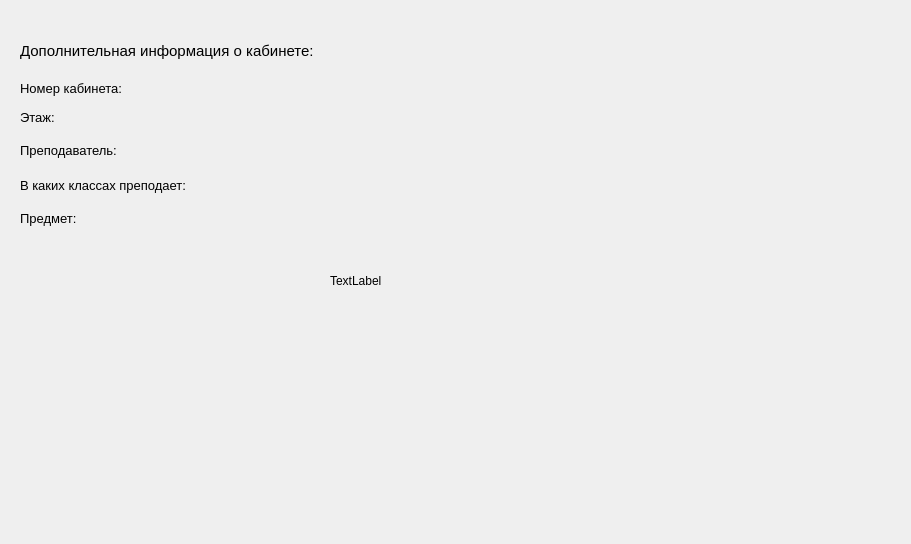
<?xml version="1.0" encoding="UTF-8"?>
<ui version="4.0">
 <class>Dialog</class>
 <widget class="QDialog" name="Dialog">
  <property name="geometry">
   <rect>
    <x>0</x>
    <y>0</y>
    <width>911</width>
    <height>544</height>
   </rect>
  </property>
  <property name="windowTitle">
   <string>Поиск кабинета</string>
  </property>
  <widget class="QLabel" name="label">
   <property name="geometry">
    <rect>
     <x>20</x>
     <y>30</y>
     <width>311</width>
     <height>41</height>
    </rect>
   </property>
   <property name="font">
    <font>
     <pointsize>11</pointsize>
    </font>
   </property>
   <property name="text">
    <string>Дополнительная информация о кабинете:</string>
   </property>
  </widget>
  <widget class="QLabel" name="label_2">
   <property name="geometry">
    <rect>
     <x>20</x>
     <y>140</y>
     <width>101</width>
     <height>21</height>
    </rect>
   </property>
   <property name="font">
    <font>
     <pointsize>10</pointsize>
    </font>
   </property>
   <property name="text">
    <string>Преподаватель:</string>
   </property>
  </widget>
  <widget class="QLabel" name="label_3">
   <property name="geometry">
    <rect>
     <x>20</x>
     <y>80</y>
     <width>111</width>
     <height>16</height>
    </rect>
   </property>
   <property name="font">
    <font>
     <pointsize>10</pointsize>
    </font>
   </property>
   <property name="text">
    <string>Номер кабинета:</string>
   </property>
  </widget>
  <widget class="QLabel" name="label_4">
   <property name="geometry">
    <rect>
     <x>20</x>
     <y>170</y>
     <width>181</width>
     <height>31</height>
    </rect>
   </property>
   <property name="font">
    <font>
     <pointsize>10</pointsize>
    </font>
   </property>
   <property name="text">
    <string>В каких классах преподает:</string>
   </property>
  </widget>
  <widget class="QLabel" name="label_6">
   <property name="geometry">
    <rect>
     <x>330</x>
     <y>40</y>
     <width>561</width>
     <height>481</height>
    </rect>
   </property>
   <property name="text">
    <string>TextLabel</string>
   </property>
  </widget>
  <widget class="QLabel" name="label_7">
   <property name="geometry">
    <rect>
     <x>20</x>
     <y>110</y>
     <width>47</width>
     <height>14</height>
    </rect>
   </property>
   <property name="font">
    <font>
     <pointsize>10</pointsize>
    </font>
   </property>
   <property name="text">
    <string>Этаж:</string>
   </property>
  </widget>
  <widget class="QLabel" name="numberClass">
   <property name="geometry">
    <rect>
     <x>140</x>
     <y>80</y>
     <width>71</width>
     <height>21</height>
    </rect>
   </property>
   <property name="text">
    <string/>
   </property>
  </widget>
  <widget class="QLabel" name="floor">
   <property name="geometry">
    <rect>
     <x>140</x>
     <y>110</y>
     <width>61</width>
     <height>16</height>
    </rect>
   </property>
   <property name="text">
    <string/>
   </property>
  </widget>
  <widget class="QLabel" name="nameTeacher">
   <property name="geometry">
    <rect>
     <x>140</x>
     <y>140</y>
     <width>191</width>
     <height>21</height>
    </rect>
   </property>
   <property name="text">
    <string/>
   </property>
  </widget>
  <widget class="QLabel" name="whomTeaches">
   <property name="geometry">
    <rect>
     <x>200</x>
     <y>180</y>
     <width>141</width>
     <height>16</height>
    </rect>
   </property>
   <property name="text">
    <string/>
   </property>
  </widget>
  <widget class="QLabel" name="subject">
   <property name="geometry">
    <rect>
     <x>100</x>
     <y>210</y>
     <width>221</width>
     <height>16</height>
    </rect>
   </property>
   <property name="text">
    <string/>
   </property>
  </widget>
  <widget class="QLabel" name="label_5">
   <property name="geometry">
    <rect>
     <x>20</x>
     <y>210</y>
     <width>71</width>
     <height>16</height>
    </rect>
   </property>
   <property name="font">
    <font>
     <pointsize>10</pointsize>
    </font>
   </property>
   <property name="text">
    <string>Предмет:</string>
   </property>
  </widget>
 </widget>
 <resources/>
 <connections/>
</ui>
